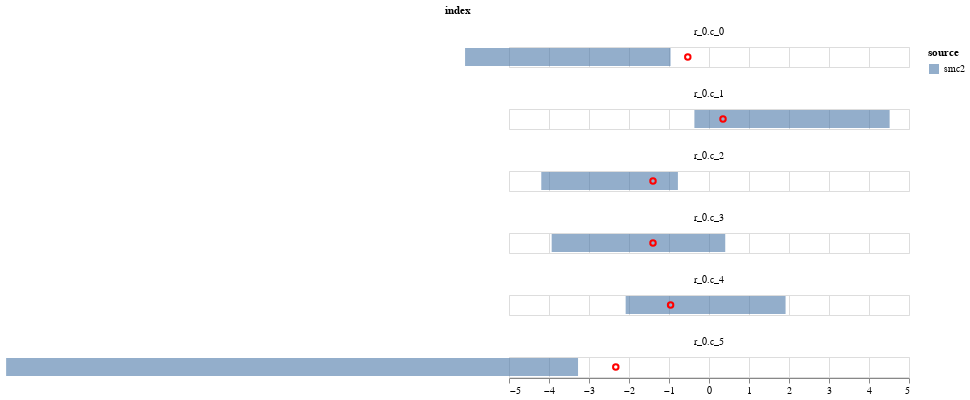

Write notebook code for a chart like this one.
### Code cell
c1 = alt.Chart(plot_data).mark_bar(opacity=0.6).encode(
    alt.X('q1', title=None,  scale=alt.Scale(domain=[-5,5])),
    alt.X2('q2', title=None),
    alt.Color('source'),    
)
    

c2 = alt.Chart(plot_data).mark_point(opacity=1, color='red').encode(
        alt.X('data', title=None),
)
(c1+c2).facet(
       'index',
    columns=1
    )

### Figure 1 — Vega-Lite specification as saved in the notebook (floating-point values rounded to 4 significant figures)
{"config": {"view": {"continuousWidth": 400, "continuousHeight": 300}}, "data": {"name": "data-ed127146a7b2debc02ba0d8570190e59"}, "facet": {"type": "nominal", "field": "index"}, "spec": {"layer": [{"mark": {"type": "bar", "opacity": 0.6}, "encoding": {"color": {"type": "nominal", "field": "source"}, "x": {"type": "quantitative", "field": "q1", "scale": {"domain": [-5, 5]}, "title": null}, "x2": {"field": "q2", "title": null}}}, {"mark": {"type": "point", "color": "red", "opacity": 1}, "encoding": {"x": {"type": "quantitative", "field": "data", "title": null}}}]}, "columns": 1, "$schema": "https://vega.github.io/schema/vega-lite/v4.8.1.json", "datasets": {"data-ed127146a7b2debc02ba0d8570190e59": [{"index": "r_0.c_0", "q1": -6.098, "q2": -0.9611, "source": "smc2", "data": -0.53}, {"index": "r_0.c_1", "q1": -0.365, "q2": 4.516, "source": "smc2", "data": 0.35}, {"index": "r_0.c_2", "q1": -4.193, "q2": -0.7773, "source": "smc2", "data": -1.4}, {"index": "r_0.c_3", "q1": -3.933, "q2": 0.4062, "source": "smc2", "data": -1.4}, {"index": "r_0.c_4", "q1": -2.084, "q2": 1.914, "source": "smc2", "data": -0.96}, {"index": "r_0.c_5", "q1": -17.57, "q2": -3.274, "source": "smc2", "data": -2.33}]}}
